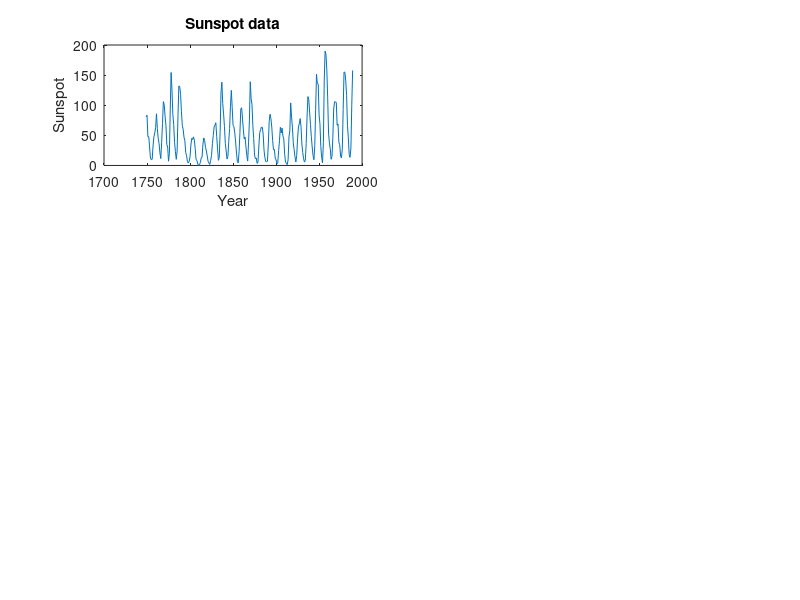

MATLAB code for this plot: (Note: this script raises an error after producing the figure.)
clear all; close all;
load('sunspotdata');
figure, subplot(3,2,1); plot(year, sunspot);
title('Sunspot data');
xlabel('Year');
ylabel('Sunspot');


y = sunspot;
L = length(y);
v = ones(L, 1);
Phi1 = correlogramse(y, L);
Phi2 = periodogramse(y, v, L);
Phi3 = bartlettse(y, 24, L);
v = ones(24, 1);
Phi4 = welchse(y, v, 10, L);
w = ones(200, 1);
Phi5 = btse(y, w, L);

% length(Phi1)
% length(Phi2)
% length(Phi3)
% length(Phi4)
% length(Phi5)
w = 0:L-1;
w = 2*pi*w/L;
subplot(3,2,2); plot(w, Phi1);
title('Periodogram');
xlabel('Frequency (rad/s)');
ylabel('Magnitude');
subplot(3,2,3); plot(w, Phi2);
title(' Modified Periodogram');
xlabel('Frequency (rad/s)');
ylabel('Magnitude');
subplot(3,2,4); plot(w, Phi3);
title('Bartlett''s method');
xlabel('Frequency (rad/s)');
ylabel('Magnitude');
subplot(3,2,5); plot(w, Phi4);
title('Welch''s method');
xlabel('Frequency (rad/s)');
ylabel('Magnitude');
subplot(3,2,6); plot(w, Phi5);
title('Blackman-Tukey method');
xlabel('Frequency (rad/s)');
ylabel('Magnitude');

%%%%%%%%%%%%%%%%%%%%%%%%%%%%%%%%%%
%%%%%% second part %%%%%%%%%%%%%%%
%%%%%%%%%%%%%%%%%%%%%%%%%%%%%%%%%%

clear all;
load('lynxdata');
figure, subplot(3,2,1); plot(year, lynx);
title('Lynx data');
xlabel('Year');
ylabel('Lynx');

y = lynx;
L = length(y);
v = ones(L, 1);
Phi1 = correlogramse(y, L);
Phi2 = periodogramse(y, v, L);
Phi3 = bartlettse(y, 24, L);
v = ones(24, 1);
Phi4 = welchse(y, v, 10, L);
w = ones(70, 1);
Phi5 = btse(y, w, L);

% length(Phi1)
% length(Phi2)
% length(Phi3)
% length(Phi4)
% length(Phi5)
w = 0:L-1;
w = 2*pi*w/L;
subplot(3,2,2); plot(w, Phi1);
title('Periodogram');
xlabel('Frequency (rad/s)');
ylabel('Magnitude');
subplot(3,2,3); plot(w, Phi2);
title(' Modified Periodogram');
xlabel('Frequency (rad/s)');
ylabel('Magnitude');
subplot(3,2,4); plot(w, Phi3);
title('Bartlett''s method');
xlabel('Frequency (rad/s)');
ylabel('Magnitude');
subplot(3,2,5); plot(w, Phi4);
title('Welch''s method');
xlabel('Frequency (rad/s)');
ylabel('Magnitude');
subplot(3,2,6); plot(w, Phi5);
title('Blackman-Tukey method');
xlabel('Frequency (rad/s)');
ylabel('Magnitude');


%%%%%%%%%%%%%%%%%%%%%%%%%%%%%%%%%%

clear all;
load('lynxdata');
figure, subplot(3,2,1); plot(year, loglynx);
title('Lynx data');
xlabel('Year');
ylabel('logLynx');

avg = mean(loglynx(:));
y = loglynx-avg;
L = length(y);
v = ones(L, 1);
Phi1 = correlogramse(y, L);
Phi2 = periodogramse(y, v, L);
Phi3 = bartlettse(y, 24, L);
v = ones(24, 1);
Phi4 = welchse(y, v, 10, L);
w = ones(70, 1);
Phi5 = btse(y, w, L);

% length(Phi1)
% length(Phi2)
% length(Phi3)
% length(Phi4)
% length(Phi5)
w = 0:L-1;
w = 2*pi*w/L;
subplot(3,2,2); plot(w, Phi1);
title('Periodogram');
xlabel('Frequency (rad/s)');
ylabel('Magnitude');
subplot(3,2,3); plot(w, Phi2);
title(' Modified Periodogram');
xlabel('Frequency (rad/s)');
ylabel('Magnitude');
subplot(3,2,4); plot(w, Phi3);
title('Bartlett''s method');
xlabel('Frequency (rad/s)');
ylabel('Magnitude');
subplot(3,2,5); plot(w, Phi4);
title('Welch''s method');
xlabel('Frequency (rad/s)');
ylabel('Magnitude');
subplot(3,2,6); plot(w, Phi5);
title('Blackman-Tukey method');
xlabel('Frequency (rad/s)');
ylabel('Magnitude');
